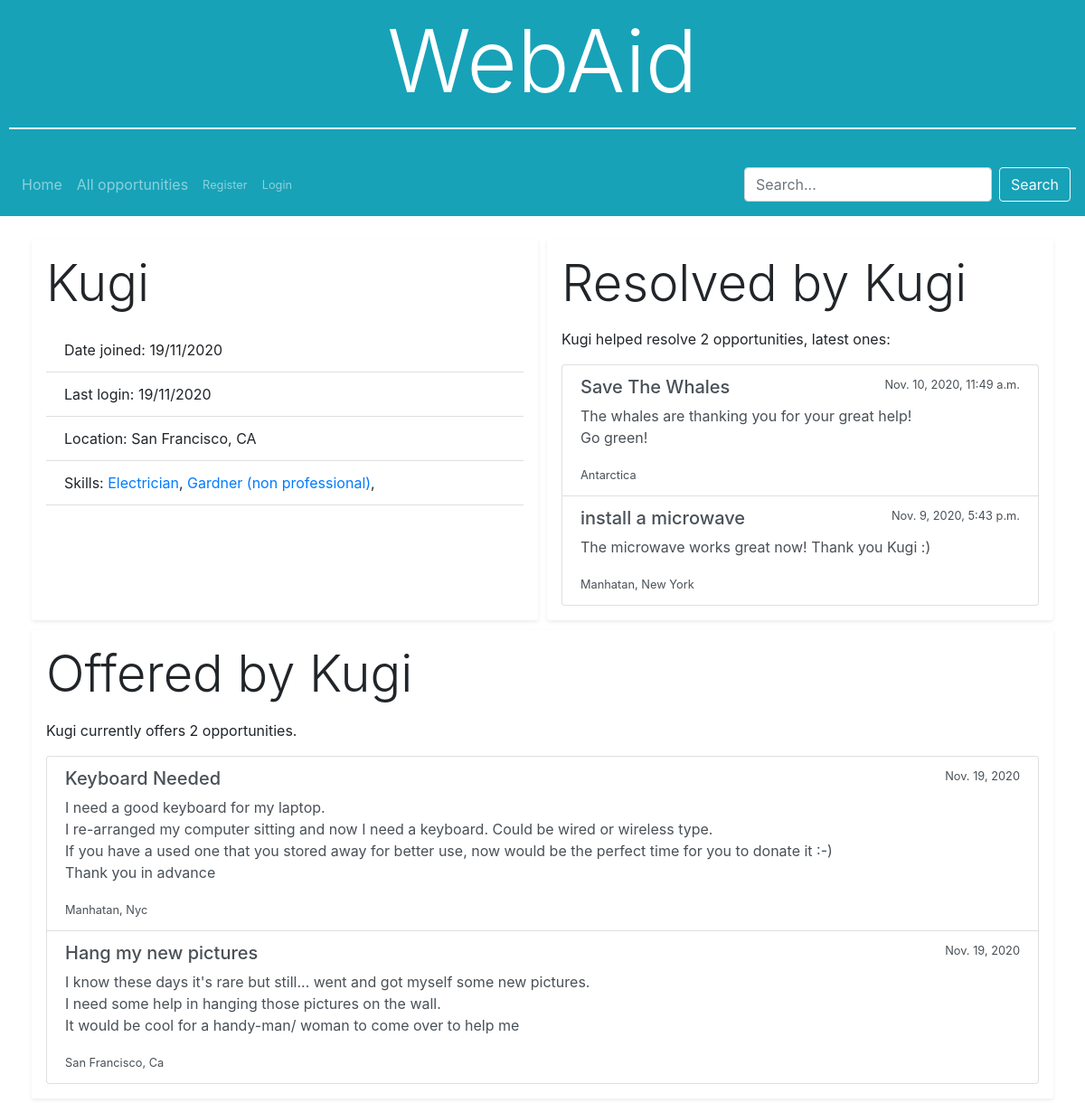
Page /user/4 on the committed database.
### WebAid/models.py (models this page shows, shortened)
class User(AbstractUser):
    skills = models.TextField()
    location = models.CharField(max_length=64)
    def get_latest_resolved(self):
        resolved = self.resolved.all().order_by('-id')[:5]
        return resolved
    def get_latest_created(self):
        opportunities = self.opportunities.all().filter(resolved=None).order_by('-id')
        for opportunity in opportunities:
            opportunity = opportunity.make_time_difference()
        return opportunities

class Resolve(models.Model):
    resolvers = models.ManyToManyField(User, related_name='resolved')
    summary = models.TextField(max_length=1000)

class Opportunity(models.Model):
    title = models.CharField(max_length=64)
    description = models.TextField()
    creator = models.ForeignKey(User, on_delete=models.CASCADE, related_name='opportunities')
    location = models.CharField(max_length=64)
    categories = models.TextField() # Create categories
    creation_time = models.DateTimeField(auto_now_add=True)
    resolved = models.OneToOneField('Resolve', null=True, blank=True, on_delete=models.PROTECT, related_name='opportunity')
    class Meta:
        verbose_name_plural = "Opportunities"
    def make_time_difference(self):
        now = datetime.datetime.now(datetime.timezone.utc)
        then = self.creation_time
        delta = now - then
        if delta < datetime.timedelta(minutes=1):
            self.creation_time = 'Posted just now'
        elif delta < datetime.timedelta(hours=1):
            minutes, rem = divmod(delta.seconds, 60)
            self.creation_time = f'{minutes} minutes ago'
        elif delta < datetime.timedelta(days=1):
            hours, rem = divmod(delta.seconds, 3600)
            self.creation_time = f'{hours} hours ago'
        elif delta < datetime.timedelta(days=7):
            days = delta.days
            self.creation_time = f'{days} days ago'
        elif delta < datetime.timedelta(days=21):
            weeks, rem = divmod(delta.days, 7)
            self.creation_time = f'{weeks} weeks ago'
        else:
            self.creation_time = then.date
        return self

### WebAid/views.py (the view, shortened to what this page needs)
# urls.py: path('user/<int:user_id>', views.user, name='user'),
@csrf_exempt
def user(request, user_id):
    try:
        user = User.objects.get(pk=user_id)
    except ObjectDoesNotExist:
        return HttpResponseRedirect(reverse('index'))
    user.date_joined = user.date_joined.strftime("%d/%m/%Y")
    user.last_login = user.last_login.strftime("%d/%m/%Y")
    skills = []
    for skill in user.skills.split(','):
        skills.append(skill.strip())
    user.skills = skills
    return render(request, 'WebAid/user.html', {
        'user': user,
        'form': NewConversationForm({'users': user.username})
    })

### WebAid/extras/forms.py
class NewConversationForm(forms.Form):
    subject = forms.CharField(widget=forms.TextInput(attrs={'placeholder': 'Subject', 'class': 'form-control'}), max_length=64)
    users = forms.CharField(widget=forms.TextInput(attrs={'placeholder': 'Users, separated by commas', 'class': 'form-control'}), max_length=64)

### WebAid/templates/WebAid/user.html (shortened to what this page needs)
{% extends 'WebAid/layout.html' %}
{% block body %}
<div class="row">
  <div class="col box-style shadow-sm p-3">
    <p class="display-4">{{ user.username }}</p>
    <ul class="list-group list-group-flush">
      <li class="list-group-item">Date joined: {{ user.date_joined }}</li>
      <li class="list-group-item">Last login: {{ user.last_login }}</li>
      <li class="list-group-item edit-hide">Location: {{ user.location }}</li>
      <li class="list-group-item edit-hide">Skills:{% for skill in user.skills %} <a href="../opportunities/1?category={{ skill }}">{{ skill }}</a>,{% endfor %}</li>
    </ul>
  </div>
  {% if user.get_latest_resolved.count != 0 %}
  <div class="col box-style shadow-sm p-3">
    <p class="display-4">Resolved by {{ user.username }}</p>
    {% if user.get_latest_resolved.count > 1 %}
    <p>{{ user.username }} helped resolve {{ user.get_latest_resolved.count }} opportunities, latest ones:</p>
    {% endif %}
    <ul class="list-group">
      {% for resolve in user.get_latest_resolved %}
      <a href="{% url 'opportunity' opportunity_id=resolve.opportunity.id %}" class="list-group-item list-group-item-action opportunity">
        <div class="d-flex justify-content-between">
          <h5>{{ resolve.opportunity.title }}</h5>
          <small>{{ resolve.opportunity.creation_time }}</small>
        </div>
        <p>{{ resolve.summary }}</p>
        <small>{{ resolve.opportunity.location }}</small>
      </a>
      {% endfor %}
    </ul>
  </div>
  {% endif %}
</div>
<div class="row">
  <div class="col box-style shadow-sm p-3">
    <p class="display-4">Offered by {{ user.username }}</p>
    <p>{{ user.username }} currently offers {{ user.get_latest_created.count }} opportunities.</p>
    <ul class="list-group">
      {% for opportunity in user.get_latest_created %}
      <a href="{% url 'opportunity' opportunity_id=opportunity.id %}" class="list-group-item list-group-item-action opportunity">
        <div class="d-flex justify-content-between">
          <h5>{{ opportunity.title }}</h5>
          <small>{{ opportunity.creation_time }}</small>
        </div>
        <p>{{ opportunity.description }}</p>
        <small>{{ opportunity.location }}</small>
      </a>
      {% endfor %}
    </ul>
  </div>
</div>
{% endblock %}

### WebAid/static/WebAid/styles.css (style rules this page uses)
.box-style { margin: 5px; border-radius: 3px; }
.opportunity p { white-space: pre-wrap; }

### rows in the picture
User: username "Kugi", date_joined "19/11/2020", last_login "19/11/2020", location "San Francisco, CA", get_latest_resolved.count "2", get_latest_created.count "2"
Resolve: opportunity "Save The Whales", opportunity.creation_time "Nov. 10, 2020, 11:49 a.m.", summary "The whales are thanking you for your great help! Go green!", opportunity.location "Antarctica"
Resolve: opportunity "install a microwave", opportunity.creation_time "Nov. 9, 2020, 5:43 p.m.", summary "The microwave works great now! Thank you Kugi :)", opportunity.location "Manhatan, New York"
Opportunity: title "Keyboard Needed", creation_time "Nov. 19, 2020", description "I need a good keyboard for my laptop. I re-arranged my computer sitting and now I need a keyboard. Could be wired or wireless type. If you have a used one that you stored away for better use, now would be the perfect time for you to donate it :-) Thank you in advance", location "Manhatan, Nyc"
Opportunity: title "Hang my new pictures", creation_time "Nov. 19, 2020", description "I know these days it's rare but still... went and got myself some new pictures. I need some help in hanging those pictures on the wall. It would be cool for a handy-man/ woman to come over to help me", location "San Francisco, Ca"

### other values in the picture
{{ skill }} "Electrician" "Gardner (non professional)"
